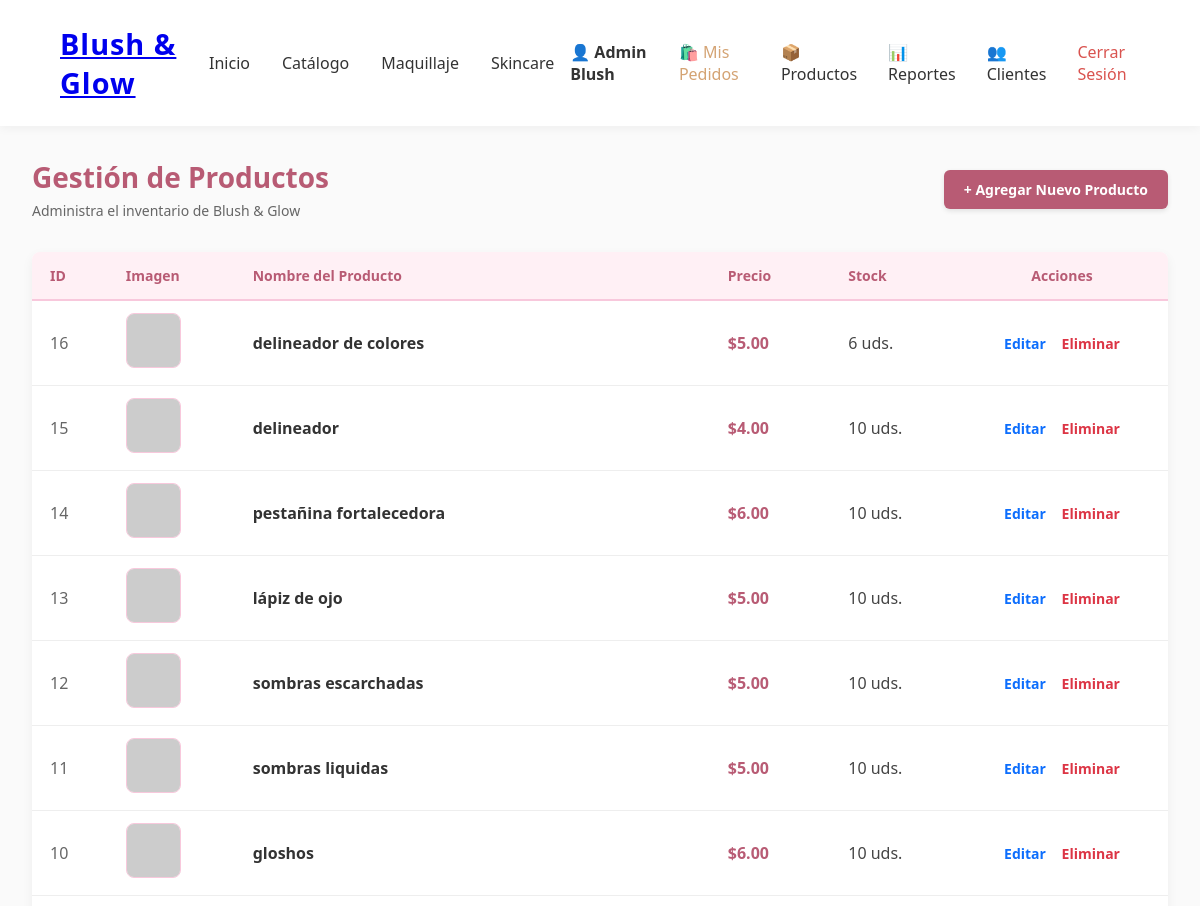
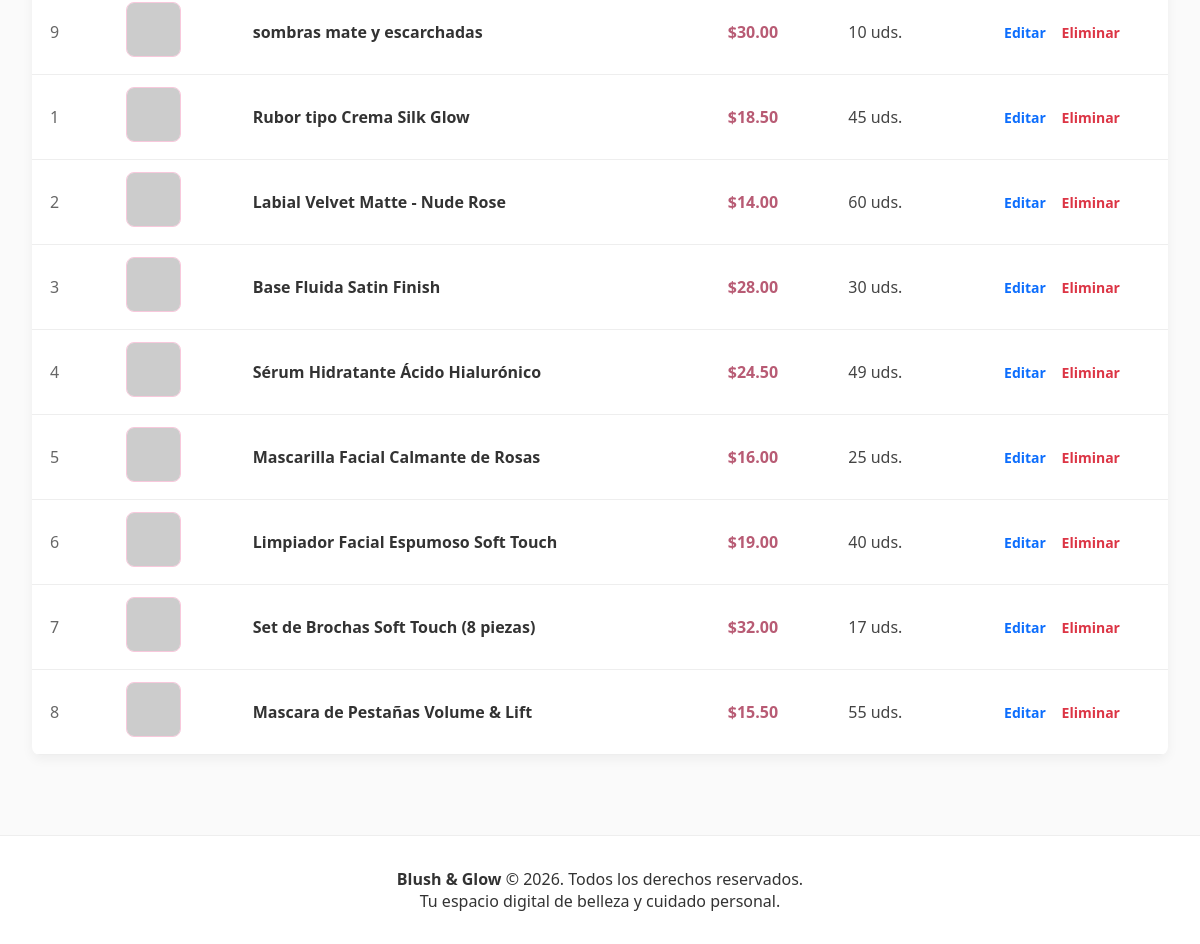
The page /index.php?c=adminProducto&a=index (signed in) on the database its author committed (2 pictures, top to bottom).
### tables this page shows
CREATE TABLE `productos` (
  `producto_id` int(11) NOT NULL,
  `categoria_id` int(11) DEFAULT NULL,
  `nombre` varchar(150) NOT NULL,
  `descripcion` text,
  `precio` decimal(10,2) NOT NULL,
  `stock` int(11) NOT NULL DEFAULT '0',
  `imagen_url` varchar(255) DEFAULT 'default-product.jpg',
  `es_destacado` tinyint(1) DEFAULT '0',
  `fecha_creacion` timestamp NOT NULL DEFAULT CURRENT_TIMESTAMP
);

### controllers/AdminProductoController.php (called while the page is built, shortened)
<?php
require_once __DIR__ . '/../models/ProductoModel.php';
class AdminProductoController {
    private $productoModel;
    public function __construct() {
        $this->productoModel = new ProductoModel();
    }
    public function index() {
        $productos = $this->productoModel->obtenerTodos();
        require_once __DIR__ . '/../views/layout/header.php';
        require_once __DIR__ . '/../views/admin/index.php';
        require_once __DIR__ . '/../views/layout/footer.php';
    }
}

### config/Database.php (called while the page is built)
<?php
class Database {
    private static $host = 'localhost';
    private static $dbName = 'blush_and_glow';
    private static $username = 'root';
    private static $password = '';
    private static $conn = null;
    public static function getConnection() {
        if (self::$conn === null) {
            try {
                $dsn = 'mysql:host=' . self::$host . ';dbname=' . self::$dbName . ';charset=utf8mb4';
                $options = [
                    PDO::ATTR_ERRMODE => PDO::ERRMODE_EXCEPTION,
                    PDO::ATTR_DEFAULT_FETCH_MODE => PDO::FETCH_ASSOC,
                    PDO::ATTR_EMULATE_PREPARES => false,
                ];
                self::$conn = new PDO($dsn, self::$username, self::$password, $options);
            } catch (PDOException $e) {
                die("Error de conexión a la base de datos: " . $e->getMessage());
            }
        }
        return self::$conn;
    }
}

### models/ProductoModel.php (called while the page is built, shortened)
<?php
require_once __DIR__ . '/../config/Database.php';
class ProductoModel {
    private $db;
    public function __construct() {
        $this->db = Database::getConnection();
    }
    public function obtenerTodos() {
        $sql = "SELECT p.*, c.nombre AS categoria_nombre
                FROM productos p
                LEFT JOIN categorias c ON p.categoria_id = c.categoria_id
                ORDER BY p.fecha_creacion DESC";
        $stmt = $this->db->prepare($sql);
        $stmt->execute();
        return $stmt->fetchAll();
    }
}

### views/admin/index.php (the view, shortened to what this page needs)
<main style="max-width: 1200px; margin: 0 auto; padding: 2rem; font-family: 'Segoe UI', Tahoma, Geneva, Verdana, sans-serif;">
    <div style="display: flex; justify-content: space-between; align-items: center; margin-bottom: 2rem;">
        <div>
            <h1 style="color: #b85b74; margin: 0; font-size: 28px;">Gestión de Productos</h1>
            <p style="color: #666; margin-top: 5px; font-size: 14px;">Administra el inventario de Blush & Glow</p>
        </div>
        <a href="index.php?c=adminProducto&a=crear" style="background-color: #b85b74; color: white; padding: 10px 20px; border-radius: 6px; text-decoration: none; font-weight: bold; font-size: 14px; box-shadow: 0 2px 5px rgba(0,0,0,0.1);">
            + Agregar Nuevo Producto
        </a>
    </div>
    <div style="background: white; border-radius: 8px; box-shadow: 0 4px 12px rgba(0,0,0,0.05); overflow-x: auto;">
        <table style="width: 100%; border-collapse: collapse; text-align: left;">
            <thead>
                <tr style="background-color: #fff0f5; border-bottom: 2px solid #f8c8dc; color: #b85b74;">
                    <th style="padding: 14px 18px; font-size: 14px;">ID</th>
                    <th style="padding: 14px 18px; font-size: 14px;">Imagen</th>
                    <th style="padding: 14px 18px; font-size: 14px;">Nombre del Producto</th>
                    <th style="padding: 14px 18px; font-size: 14px;">Precio</th>
                    <th style="padding: 14px 18px; font-size: 14px;">Stock</th>
                    <th style="padding: 14px 18px; font-size: 14px; text-align: center;">Acciones</th>
                </tr>
            </thead>
            <tbody>
                <?php if (!empty($productos)): ?>
                    <?php foreach ($productos as $producto): ?>
                        <?php
                            $id = $producto['id'] ?? $producto['id_producto'] ?? $producto['producto_id'] ?? 0;
                            $img = trim($producto['imagen_url'] ?? $producto['imagen'] ?? '');
                            if (empty($img)) {
                                $src = 'https://via.placeholder.com/60/f8c8dc/b85b74?text=Blush';
                            } elseif (strpos($img, 'http') === 0) {
                                $src = $img;
                            } else {
                                if (!preg_match('/\.(jpg|jpeg|png|webp|gif)$/i', $img)) {
                                    $img .= '.jpg';
                                }
                                $src = 'assets/img/' . $img;
                            }
                        ?>
                        <tr style="border-bottom: 1px solid #eee;">
                            <td style="padding: 12px 18px; color: #666; font-weight: 500;"><?= $id ?></td>
                            <td style="padding: 12px 18px;">
                                <img src="<?= htmlspecialchars($src) ?>"
                                     alt="<?= htmlspecialchars($producto['nombre'] ?? 'Producto') ?>"
                                     onerror="this.onerror=null; this.src='https://via.placeholder.com/60/f8c8dc/b85b74?text=Blush';"
                                     style="width: 55px; height: 55px; object-fit: cover; border-radius: 8px; border: 1px solid #f8c8dc; background-color: #fff0f5;">
                            </td>
                            <td style="padding: 12px 18px; font-weight: 600; color: #333;"><?= htmlspecialchars($producto['nombre'] ?? '') ?></td>
                            <td style="padding: 12px 18px; color: #b85b74; font-weight: bold;">$<?= number_format((float)($producto['precio'] ?? 0), 2) ?></td>
                            <td style="padding: 12px 18px; color: #444;"><?= (int)($producto['stock'] ?? 0) ?> uds.</td>
                            <td style="padding: 12px 18px; text-align: center;">
                                <a href="index.php?c=adminProducto&a=editar&id=<?= $id ?>"
                                   style="color: #0d6efd; text-decoration: none; margin-right: 12px; font-weight: 600; font-size: 14px;">
                                    Editar
                                </a>
                                <a href="index.php?c=adminProducto&a=eliminar&id=<?= $id ?>"
                                   onclick="return confirm('¿Estás seguro de eliminar este producto?')"
                                   style="color: #dc3545; text-decoration: none; font-weight: 600; font-size: 14px;">
                                    Eliminar
                                </a>
                            </td>
                        </tr>
                    <?php endforeach; ?>
                <?php endif; ?>
            </tbody>
        </table>
    </div>
</main>

### public/css/styles.css (style rules this page uses)
:root { --primary-color: #f8c8dc; --accent-color: #d4a373; --text-dark: #333333; --bg-light: #fafafa; --white: #ffffff; --font-main: 'Segoe UI', Tahoma, Geneva, Verdana, sans-serif; }
* { margin: 0; padding: 0; box-sizing: border-box; }
body { font-family: var(--font-main); background-color: var(--bg-light); color: var(--text-dark); }

### rows shown on the page
productos: producto_id "16", nombre "delineador de colores", precio "5.00", stock "6"
productos: producto_id "15", nombre "delineador", precio "4.00", stock "10"
productos: producto_id "14", nombre "pestañina fortalecedora", precio "6.00", stock "10"
productos: producto_id "13", nombre "lápiz de ojo", precio "5.00", stock "10"
productos: producto_id "12", nombre "sombras escarchadas", precio "5.00", stock "10"
productos: producto_id "11", nombre "sombras liquidas", precio "5.00", stock "10"
productos: producto_id "10", nombre "gloshos", precio "6.00", stock "10"
productos: producto_id "9", nombre "sombras mate y escarchadas", precio "30.00", stock "10"
productos: producto_id "1", nombre "Rubor tipo Crema Silk Glow", precio "18.50", stock "45"
productos: producto_id "2", nombre "Labial Velvet Matte - Nude Rose", precio "14.00", stock "60"
productos: producto_id "3", nombre "Base Fluida Satin Finish", precio "28.00", stock "30"
productos: producto_id "4", nombre "Sérum Hidratante Ácido Hialurónico", precio "24.50", stock "49"
productos: producto_id "5", nombre "Mascarilla Facial Calmante de Rosas", precio "16.00", stock "25"
productos: producto_id "6", nombre "Limpiador Facial Espumoso Soft Touch", precio "19.00", stock "40"
productos: producto_id "7", nombre "Set de Brochas Soft Touch (8 piezas)", precio "32.00", stock "17"
productos: producto_id "8", nombre "Mascara de Pestañas Volume & Lift", precio "15.50", stock "55"

### other values the page prints
$_SESSION['usuario']['nombre'] "Admin Blush"
